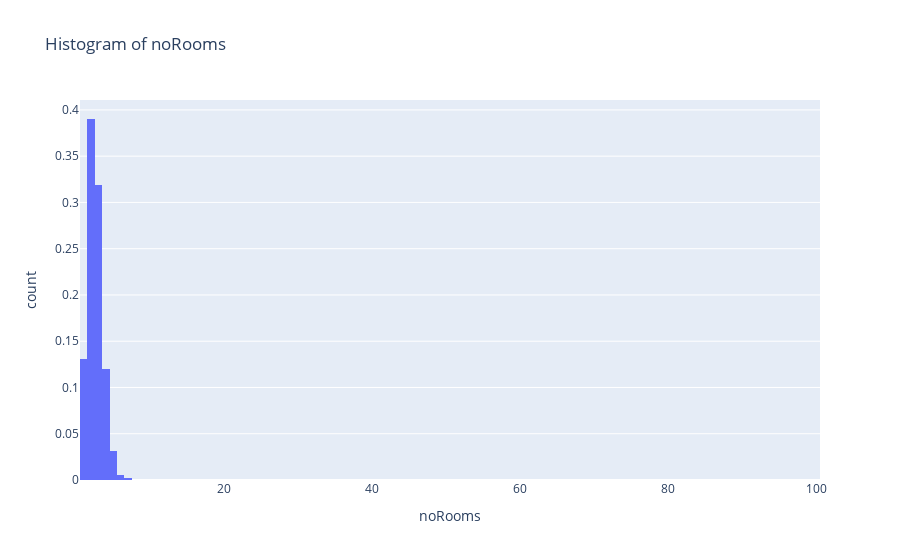

Here is the notebook cell this chart was saved with:
### Markdown cell above
## Number of rooms

### Code cell
# distribution of noRooms
fig = px.histogram(data_3, x="noRooms",
                   nbins = 100,
                   title='Histogram of noRooms',
                  histnorm='probability density',
                  )
fig.show()

### Figure 1 — Plotly figure (JSON) as saved in the notebook; plotly's stock layout.template omitted (floating-point values rounded to 4 significant figures; data arrays with more than 128 entries replaced by an {"elided": "..."} marker saying what was removed)
{"data": [{"alignmentgroup": "True", "bingroup": "x", "histnorm": "probability density", "hovertemplate": "noRooms=%{x}<br>count=%{y}<extra></extra>", "legendgroup": "", "marker": {"color": "#636efa"}, "name": "", "nbinsx": 100, "offsetgroup": "", "orientation": "v", "showlegend": false, "type": "histogram", "x": {"elided": "8996 float values"}, "xaxis": "x", "yaxis": "y"}], "layout": {"barmode": "relative", "legend": {"tracegroupgap": 0}, "title": {"text": "Histogram of noRooms"}, "xaxis": {"anchor": "y", "domain": [0, 1], "title": {"text": "noRooms"}}, "yaxis": {"anchor": "x", "domain": [0, 1], "title": {"text": "count"}}}}
